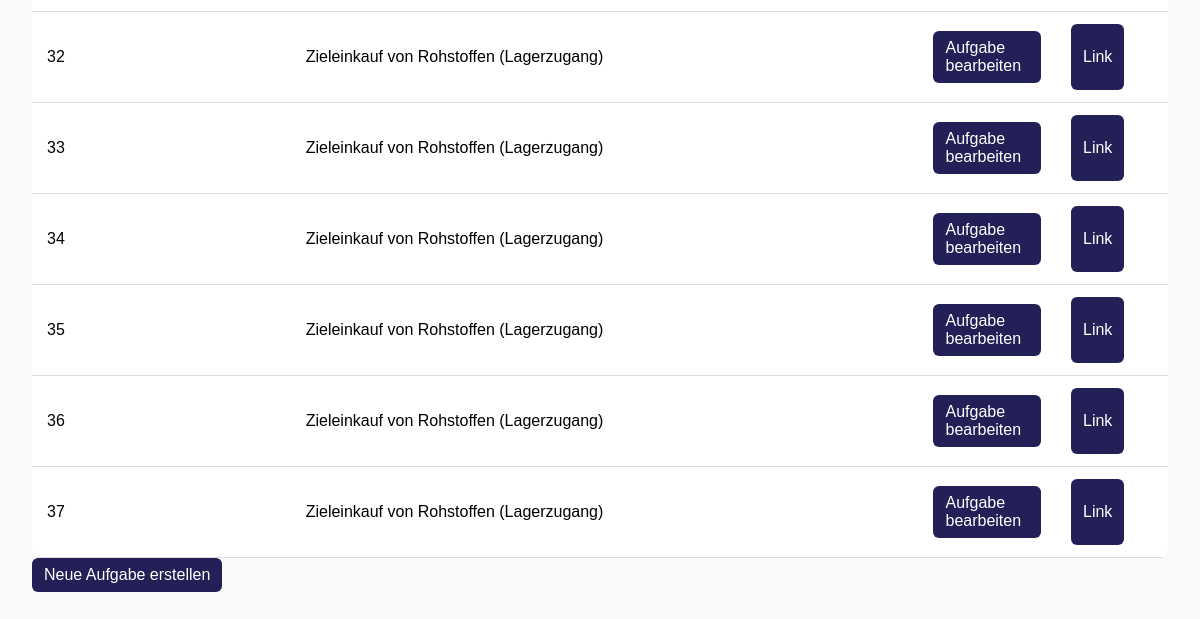
/posts/aufgaben/ (signed in, lower part), run on an earlier commit of the app's database.
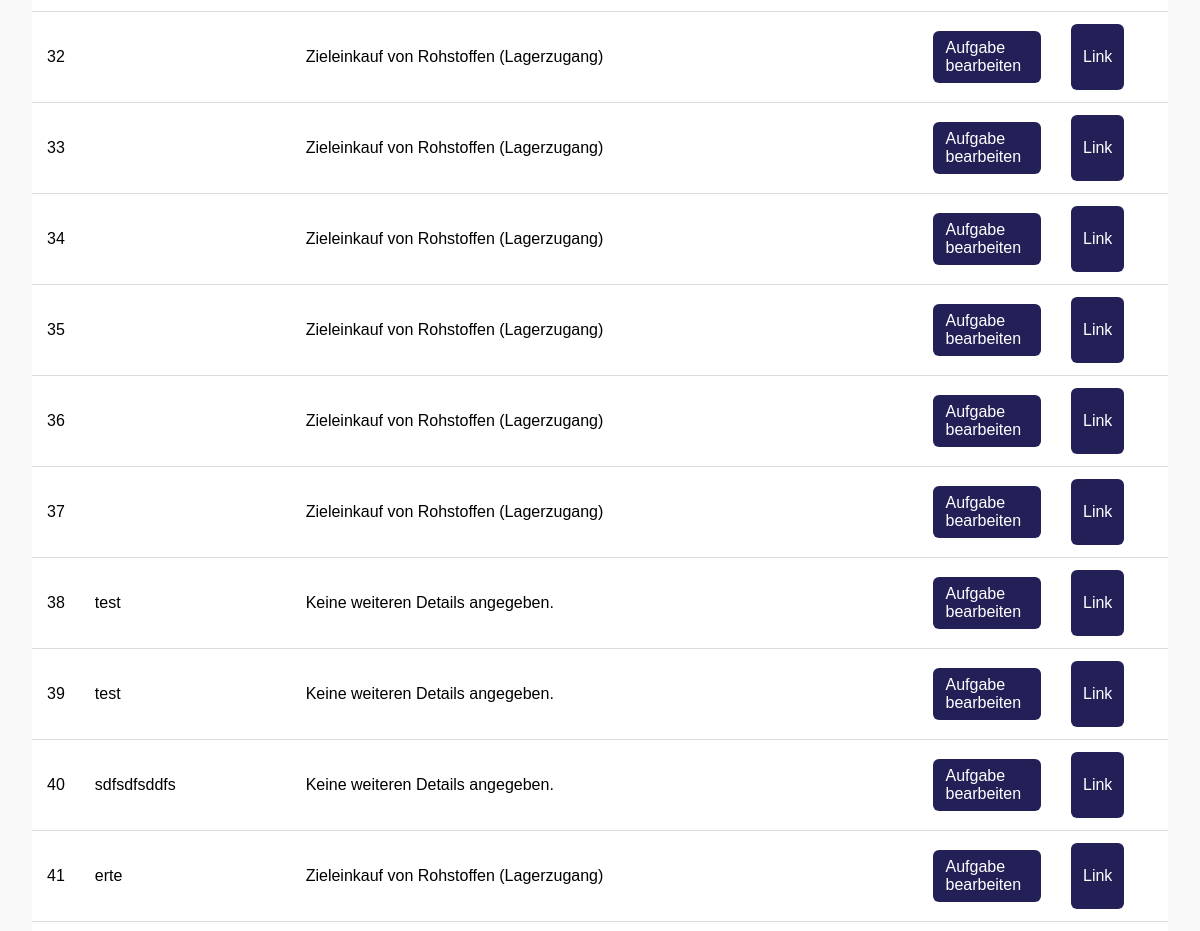
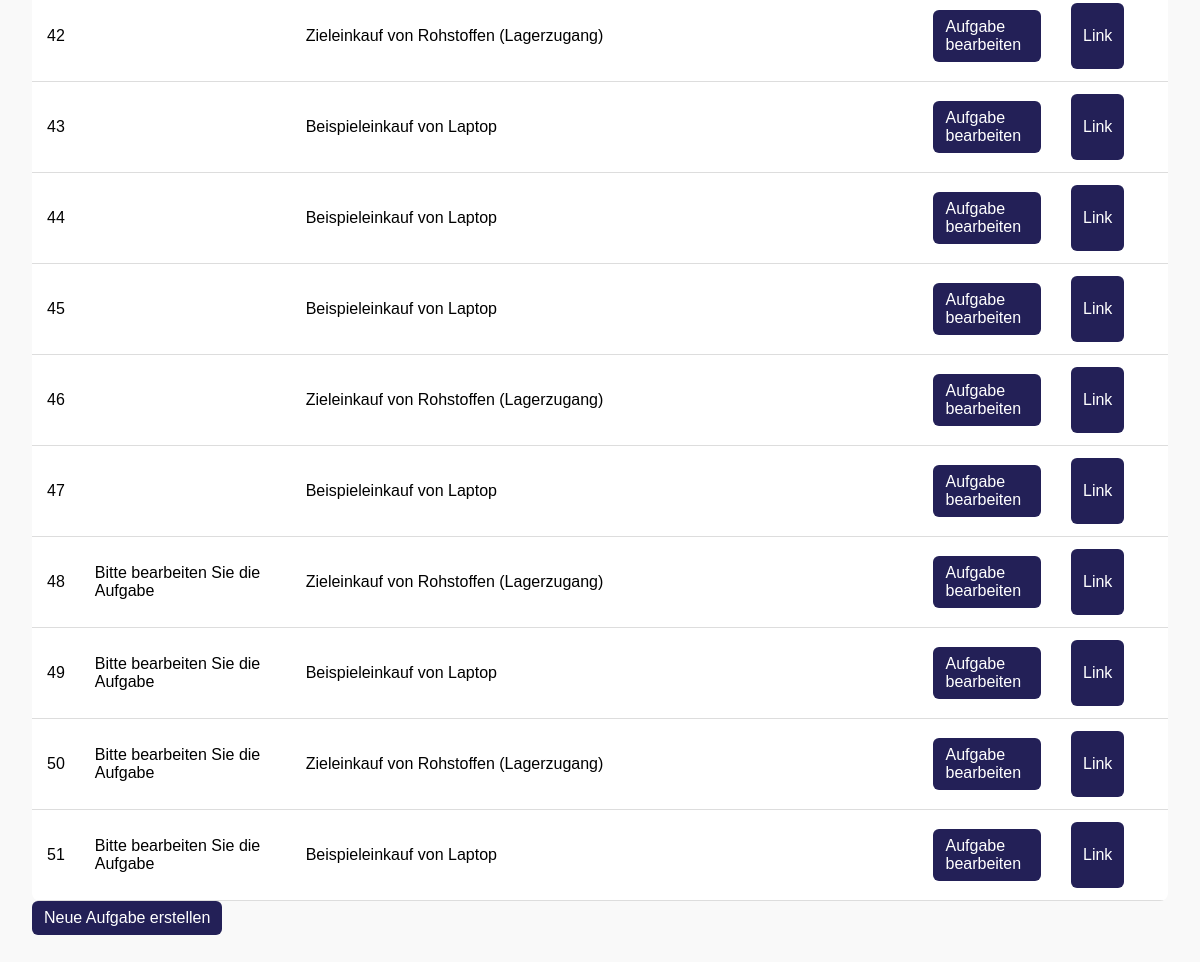
And on a later commit of the database (2 pictures, top to bottom).
### posts/models.py (models this page shows, shortened)
class Aufgabe_neu(models.Model):
    RECHNUNGSTYPEN = [
        ('eingehend', 'Eingehende Rechnung'),
        ('ausgehend', 'Ausgehende Rechnung'),
        ('intern', 'Interner Vorgang'),
    ]
    unternehmen_kategorie = models.ForeignKey(Unternehmen, on_delete=models.CASCADE)
    fragentyp = models.ForeignKey(Aufgabenkategorie,null=True, on_delete=models.CASCADE)
    unterkategorie = models.IntegerField(null = True, blank=True, default = 1)
    fragentyp_text = models.CharField(null = True,max_length=255)
    mailtext = models.TextField()
    frage = models.TextField(null=True,default="Dieses Feld kann gelöscht werden")
    nutzungsdauer = models.IntegerField(null=True, blank=True)
    feedback_konto_falsch = models.TextField(null=True, blank=True, help_text="Feedback, wenn ein falsches Konto gewählt wurde.")
    feedback_betrag_falsch = models.TextField(null=True, blank=True, help_text="Feedback, wenn der Betrag falsch ist.")
    eigene_ansicht = models.TextField(blank=True, null=True, default='Secure Net\nTreskowallee 8\n10318 Berlin')
    rechnungsnummer = models.CharField(max_length=50, blank=True, null=True, default='RE-00001')
    datum = models.DateField(blank=True, null=True, auto_now_add=True)
    rechnungsbetrag = models.DecimalField(max_digits=10, decimal_places=2, blank=True, null=True, default=0.00)
    zahlweise = models.CharField(max_length=255, blank=True, null=True, default='Überweisung innerhalb von 14 Tagen')
    verabschiedung = models.TextField(blank=True, null=True, default='Mit freundlichen Grüßen\nIhr Unternehmen')
    kontakt = models.TextField(blank=True, null=True, default='Tel: 01234 567890\nE-Mail: info@unternehmen.de')
    beschreibung = models.TextField(blank=True, null=True, default='Keine weiteren Details angegeben.')
    rechnungstyp = models.CharField(max_length=20, choices=RECHNUNGSTYPEN, default='intern')

### posts/views.py (the view)
    def _wrapped_view_func(request, *args, **kwargs):
        if request.user.is_authenticated and request.user.role == 'teacher':
            return view_func(request, *args, **kwargs)
        else:
            return HttpResponse(f'Fehlende Berechtigung <br><a href="{reverse("index")}">Zurück zur Startseite</a>')

### posts/views.py (called while the page is built)
def lehrkraft_required(view_func):
    def _wrapped_view_func(request, *args, **kwargs):
        if request.user.is_authenticated and request.user.role == 'teacher':
            return view_func(request, *args, **kwargs)
        else:
            return HttpResponse(f'Fehlende Berechtigung <br><a href="{reverse("index")}">Zurück zur Startseite</a>')
    return _wrapped_view_func

@lehrkraft_required
def aufgaben_verwalten(request):
    aufgaben = Aufgabe_neu.objects.all()
    return render(request, 'posts/aufgaben_verwalten.html', {'aufgaben': aufgaben})

### posts/templates/posts/aufgaben_verwalten.html (shortened to what this page needs)
{% extends 'master_layout.html' %}
{% load static %}
{% block css %}
    <link rel="stylesheet" href="{% static 'css/rechnungsübersicht.css' %}">
{% endblock %}
{% block content %}
{% if aufgaben %}
    <table class="table">
        <tbody>
            {% for aufgabe in aufgaben %}
                <tr>
                    <td>{{ aufgabe.id }}</td>
                    <td>{{ aufgabe.fragentyp_text }}</td>
                    <td>{{ aufgabe.beschreibung|default:"Keine Beschreibung" }}</td>
                    <td>
                        <a href="{% url 'posts:aufgabe_bearbeiten' aufgabe.id %}" class="btn">
                           Aufgabe bearbeiten
                        </a>
                    </td>
                    <td>
                        <a href="{% url 'posts:rechnung_detail' aufgabe.id %}" class="btn">
                            <p>Link</p>
                        </a>
                    </td>
                </tr>
            {% endfor %}
        </tbody>
    </table>
{% else %}
    <p>Keine Aufgaben vorhanden.</p>
{% endif %}
<a href="{% url 'posts:aufgabe_erstellen' %}" class="btn btn-secondary">Neue Aufgabe erstellen</a>
{% endblock %}

### templates/master_layout.html (shortened to what this page needs)
{% load static %}
<!DOCTYPE html>
<html lang="en">
<head>
    <link rel="stylesheet" href="{% static 'css/master_layout.css' %}">
    {% block css %}
    {% endblock %}
</head>
<body>
    <div class="content-container">
        {% block content %}{% endblock %}
    </div>
</body>
</html>

### static/css/master_layout.css (style rules this page uses)
body { margin: 0; padding: 0; font-family: Arial, sans-serif; background-color: #f9f9f9; }
.content-container { flex-grow: 1; margin-top: 8rem; padding: 2rem; width: 100%; box-sizing: border-box; }

### static/css/rechnungsübersicht.css (style rules this page uses)
table { width: 100%; border-collapse: collapse; background: white; border-radius: 8px; overflow: hidden; }

What changed in the data, as far as the page shows it:
added Aufgabe_neu: id "38", fragentyp_text "test", beschreibung "Keine weiteren Details angegeben."
added Aufgabe_neu: id "39", fragentyp_text "test", beschreibung "Keine weiteren Details angegeben."
added Aufgabe_neu: id "40", fragentyp_text "sdfsdfsddfs", beschreibung "Keine weiteren Details angegeben."
added Aufgabe_neu: id "41", fragentyp_text "erte", beschreibung "Zieleinkauf von Rohstoffen (Lagerzugang)"
added Aufgabe_neu: id "42", beschreibung "Zieleinkauf von Rohstoffen (Lagerzugang)"
added Aufgabe_neu: id "43", beschreibung "Beispieleinkauf von Laptop"
added Aufgabe_neu: id "44", beschreibung "Beispieleinkauf von Laptop"
added Aufgabe_neu: id "45", beschreibung "Beispieleinkauf von Laptop"
added Aufgabe_neu: id "46", beschreibung "Zieleinkauf von Rohstoffen (Lagerzugang)"
added Aufgabe_neu: id "47", beschreibung "Beispieleinkauf von Laptop"
added Aufgabe_neu: id "48", fragentyp_text "Bitte bearbeiten Sie die Aufgabe", beschreibung "Zieleinkauf von Rohstoffen (Lagerzugang)"
added Aufgabe_neu: id "49", fragentyp_text "Bitte bearbeiten Sie die Aufgabe", beschreibung "Beispieleinkauf von Laptop"
added Aufgabe_neu: id "50", fragentyp_text "Bitte bearbeiten Sie die Aufgabe", beschreibung "Zieleinkauf von Rohstoffen (Lagerzugang)"
added Aufgabe_neu: id "51", fragentyp_text "Bitte bearbeiten Sie die Aufgabe", beschreibung "Beispieleinkauf von Laptop"
